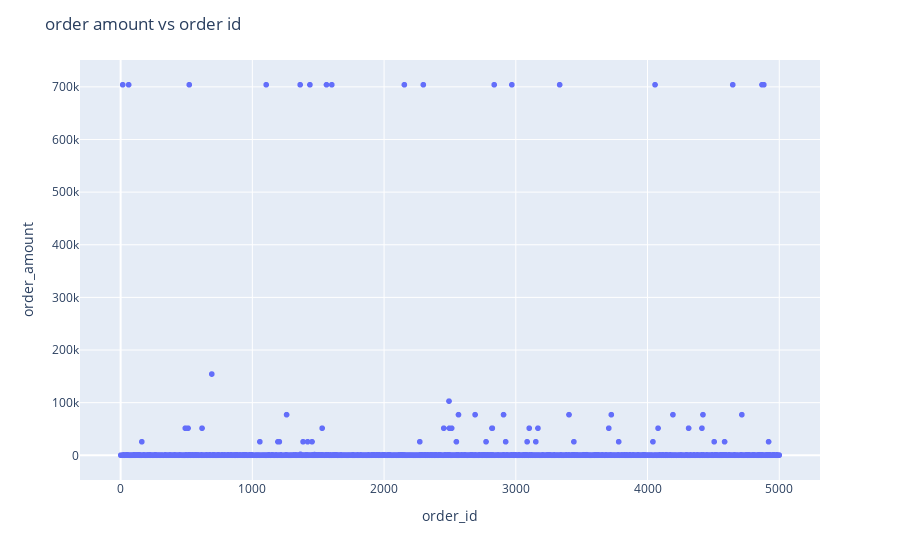

Notebook code cell kept with this figure:
### Markdown cell above
The existance of outliers caused an unusal AOV for the sneakers! See below for a visualization:

### Code cell
fig = px.scatter(x=data['order_id'], y=data['order_amount'])
fig.update_layout(
    title="order amount vs order id",
    xaxis_title="order_id",
    yaxis_title="order_amount",
)

### Figure 1 — Plotly figure (JSON) as saved in the notebook; plotly's stock layout.template omitted (floating-point values rounded to 4 significant figures; data arrays with more than 128 entries replaced by an {"elided": "..."} marker saying what was removed)
{"data": [{"hovertemplate": "x=%{x}<br>y=%{y}<extra></extra>", "legendgroup": "", "marker": {"color": "#636efa", "symbol": "circle"}, "mode": "markers", "name": "", "showlegend": false, "type": "scattergl", "x": {"elided": "5000 int values"}, "xaxis": "x", "y": {"elided": "5000 int values"}, "yaxis": "y"}], "layout": {"legend": {"tracegroupgap": 0}, "margin": {"t": 60}, "title": {"text": "order amount vs order id"}, "xaxis": {"anchor": "y", "domain": [0, 1], "title": {"text": "order_id"}}, "yaxis": {"anchor": "x", "domain": [0, 1], "title": {"text": "order_amount"}}}}
